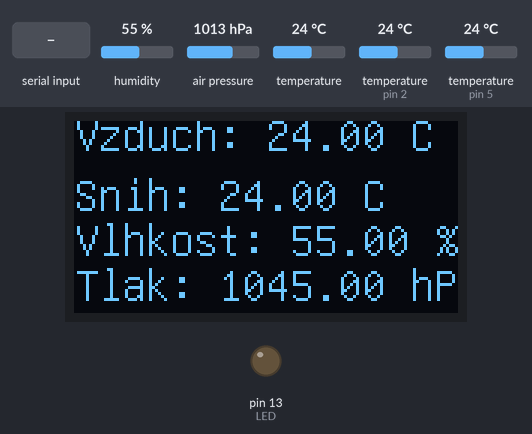
A sketch run on a simulated Arduino Uno, built with avr-gcc and run on an emulated ATmega328P. Parts: 128×64 one-colour display, output pins drawn as LEDs (lit = HIGH). The test bench sets the inputs (shaded band); at power-on: humidity 55 %, air pressure 1013 hPa, temperature (sensors on pin 2, pin 5) 24 °C, temperature 24 °C. What the sketch prints to the serial monitor is not drawn.

Above: at 3.1 s.
3.2 s: "1\n" received over the second serial link
At 4.5 s:
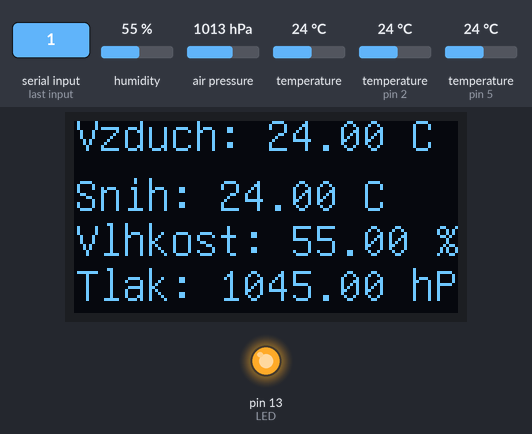
4.8 s: humidity set to 22 %
At 10.4 s:
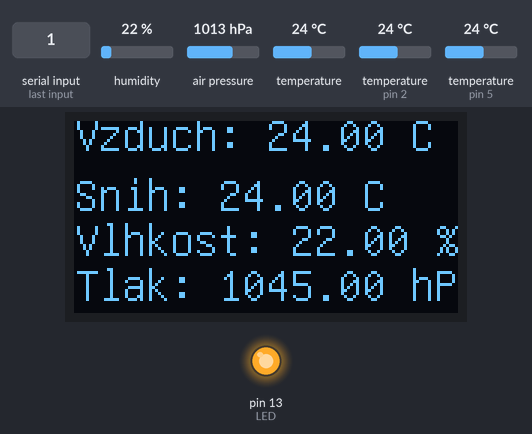
11.6 s: air pressure set to 952 hPa
At 14.8 s:
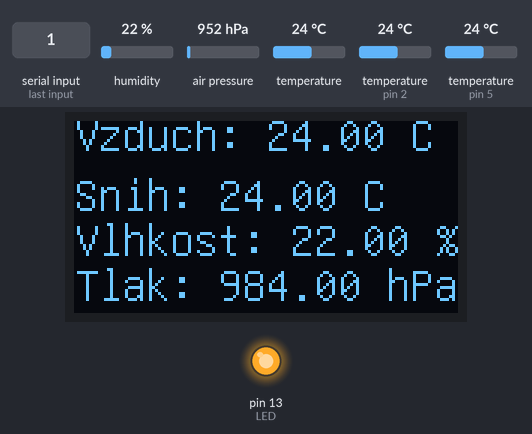
16.0 s: temperature (sensor on pin 2) set to 12 °C
At 19.2 s:
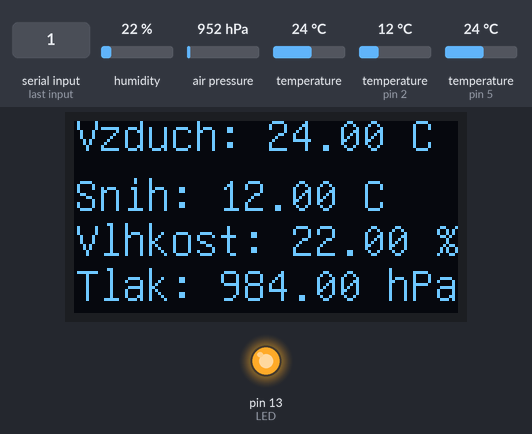
20.3 s: temperature (sensor 0) set to 12 °C
At 24.4 s:
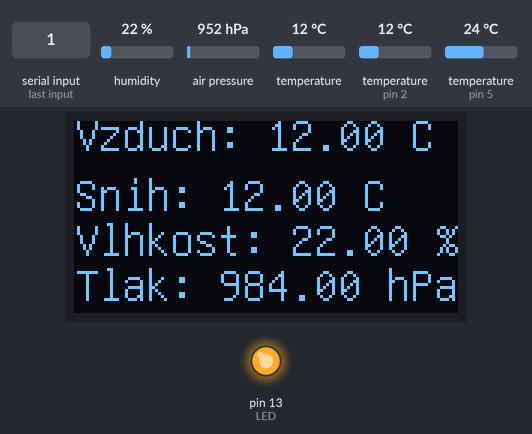
24.7 s: humidity set to 40 %
At 27.9 s:
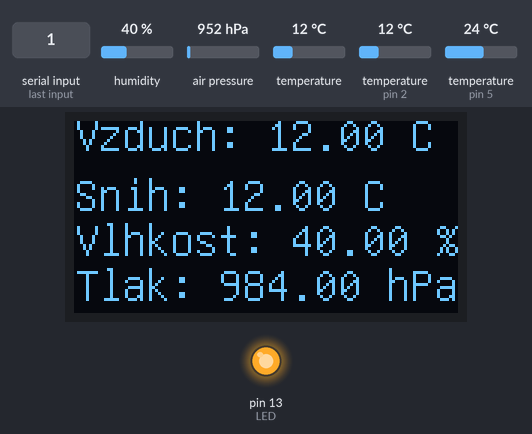
Timing chart, 0 to 29.4 s (numbered marks = the images above; inputs shaded):
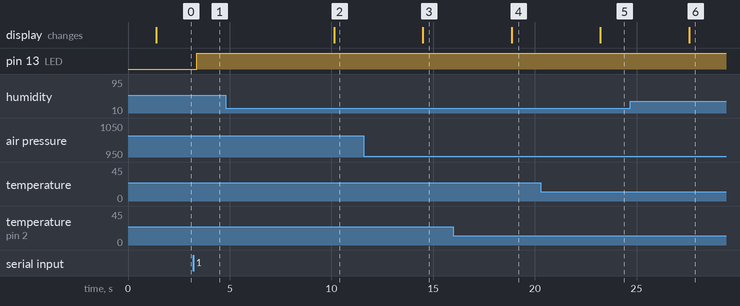

The sketch:

DP-ArduinoWeatherStation.ino
```cpp
#include <SoftwareSerial.h>
#include <ArduinoJson.h>

// == BLUETOOTH modul ==
#define RX 11
#define TX 10
SoftwareSerial bluetooth(TX, RX);
//== VLHKOMER  ==
#include <DHT.h>
#define DHTpin 5
#define DHTtype DHT11
DHT sensorDHT(DHTpin, DHTtype);
//== DISPLAY ==
#include <U8glib.h>
U8GLIB_SSD1306_128X64 display(U8G_I2C_OPT_NONE);
// == BMP280 ==
#include <Wire.h>
#include <Adafruit_Sensor.h>
#include <Adafruit_BMP280.h>
#define BMP280_ADRESS (0x76)
Adafruit_BMP280 bmp;
// == D18B20 ==
#include <OneWire.h>
#include <DallasTemperature.h>
#define D18B20pin 2
OneWire oneWire(D18B20pin);
DallasTemperature snowSensor(&oneWire);

int counter = 0; // casovac
float humidity, tepBMP, tepSnow, pressure;

void setup()
{

  pinMode(LED_BUILTIN, OUTPUT); // LED

  bluetooth.begin(9600); // Bluetooth init
  Serial.begin(9600);
  sensorDHT.begin();
  snowSensor.begin();

  if (!bmp.begin(BMP280_ADRESS))
  { // osetreni sbernice
    Serial.println("Could not find a valid BMP280 sensor, check wiring!");
    while (1)
      ; // err loop
  }

  display.setFont(u8g_font_unifont);
}

void loop() {
  if (counter % 6 == 0) // cist jednou za 3 s
  {
    humidity = sensorDHT.readHumidity();
    tepBMP = bmp.readTemperature();
    snowSensor.requestTemperatures();
    tepSnow = snowSensor.getTempCByIndex(0);
    pressure = (bmp.readPressure() / 100.00) + 32;

    display.firstPage();
    do
    {
      display.setPrintPos(0, 10);
      display.print("Vzduch: ");
      display.print(tepBMP);
      display.print(" C");
      display.setPrintPos(0, 30);
      display.print("Snih: ");
      display.print(tepSnow);
      display.print(" C");
      display.setPrintPos(0, 45);
      display.print("Vlhkost: ");
      display.print(humidity);
      display.print(" %");
      display.setPrintPos(0, 60);
      display.print("Tlak: ");
      display.print(pressure);
      display.print(" hPa");
    } while (display.nextPage());

  }

  if (bluetooth.available() > 0)
  {
    char request = (char)bluetooth.read();
    Serial.println(request);

    switch (request)
    {
    case '0':
      digitalWrite(LED_BUILTIN, LOW);
      break;
    case '1':
      digitalWrite(LED_BUILTIN, HIGH);
      break;
    case '2':

      humidity = sensorDHT.readHumidity();
      tepBMP = bmp.readTemperature();
      snowSensor.requestTemperatures();
      tepSnow = snowSensor.getTempCByIndex(0);
      pressure = (bmp.readPressure() / 100.00) + 32;

      String jsonString = "";
      StaticJsonDocument<200> jsonDoc;
      jsonDoc["airTemperature"] = tepBMP;
      jsonDoc["snowTemperature"] = tepSnow;
      jsonDoc["humidity"] = humidity;
      serializeJson(jsonDoc, jsonString);
      delay(2000); // jinak nezapise cele, nevim proc
      Serial.println(jsonString);
      bluetooth.println(jsonString);
      delay(2000);
      break;
    case '\r': // skip CR
      break;
    case '\n': // skip LF
      break;
    default:
      break;
    }
  }

  delay(500);
  counter++;
}
```

Measured:
- after the input at 3.2 s, pin 13 (LED): LOW → HIGH after 0.19 s
- after the input at 4.8 s, the display: changes after 5.3 s (image 2)
- after the input at 11.6 s, the display: changes after 2.9 s (image 3)
- after the input at 16.0 s, the display: changes after 2.9 s (image 4)
- after the input at 20.3 s, the display: changes after 2.9 s (image 5)
- after the input at 24.7 s, the display: changes after 2.9 s (image 6)
